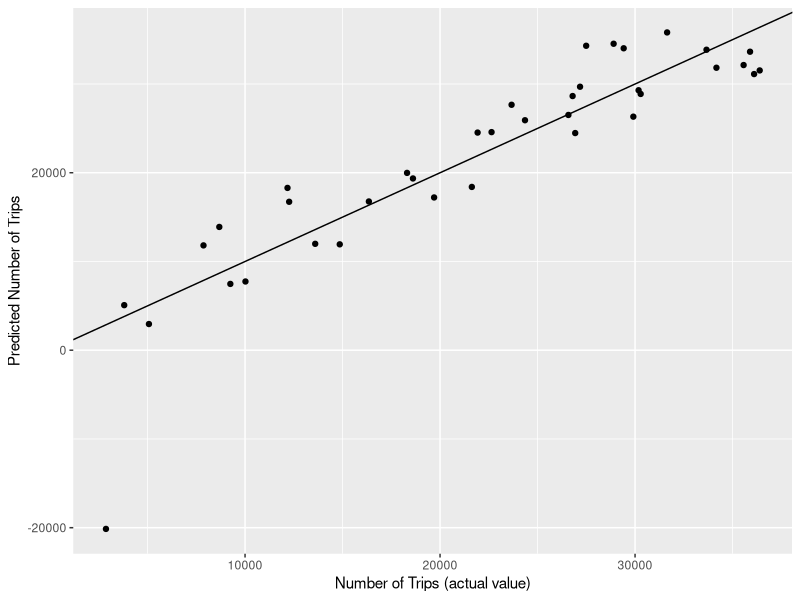

This chart was generated by the following R code:
## ---- chunk 1
library(tidyverse)
library(modelr)
library(lubridate)
## ---- chunk 2
trips_per_day <-
    read_tsv("trips_per_day.tsv")
## ---- chunk 3
set.seed(42)

num_days <- nrow(trips_per_day)
frac_train <- 0.9
num_train <- floor(num_days * frac_train)

# randomly sample rows for the training set 
ndx <- sample(1:num_days, num_train, replace=F)

# used to fit the model
trips_per_day_train <- trips_per_day[ndx, ]

# used to evaluate the fit
trips_per_day_validate <- trips_per_day[-ndx, ]
## ---- chunk 4
# TODO: fit a linear model using poly(tmin, degree) on training data
# TODO: try different polynomial degrees and evaluate RMSE on validation data
K <- 1:8
train_err_1 <- c()
validate_err_1 <- c()
model1 <- lm(num_trips ~ poly(tmin, degree = 1), data=trips_per_day_train)

for (k in K) {
  
    # fit on the training data
    model <- lm(num_trips ~ poly(tmin, k, raw = T), data=trips_per_day_train)
    
    # evaluate on the training data
    train_err_1[k] <- sqrt(mean((predict(model, trips_per_day_train) - trips_per_day_train$num_trips)^2))

    # evaluate on the validate data
    validate_err_1[k] <- sqrt(mean((predict(model, trips_per_day_validate) - trips_per_day_validate$num_trips)^2))
}
## ---- chunk 5
# Taking the effects of snow into account
model2 <- lm(num_trips ~ poly(tmin, degree = 1) + snow, data=trips_per_day_train)
validate_err_2 <- sqrt(mean((predict(model2, trips_per_day_validate) - trips_per_day_validate$num_trips)^2))

# Taking the effects of snow and precipitation into account
model3 <- lm(num_trips ~ poly(tmin, degree = 1) + snow + prcp, data=trips_per_day_train)
validate_err_3 <- sqrt(mean((predict(model3, trips_per_day_validate) - trips_per_day_validate$num_trips)^2))

# Taking the effects of snow, snow depth, and precipitation into account
model4 <- lm(num_trips ~ poly(tmin, degree = 1) + snow + snwd + prcp, data=trips_per_day_train)
validate_err_4 <- sqrt(mean((predict(model4, trips_per_day_validate) - trips_per_day_validate$num_trips)^2))

# Taking the effects of snow depth, precipitation, and whether it's a weekend into account
trips_per_day_train <- 
    trips_per_day_train %>%
    mutate(weekend = (wday(ymd) == 1 | wday(ymd) == 6 | wday(ymd) == 7))

trips_per_day_validate <- 
    trips_per_day_validate %>%
    mutate(weekend = (wday(ymd) == 5 | wday(ymd) == 6 | wday(ymd) == 7))

model5 <- lm(num_trips ~ poly(tmin, degree = 1) + snow + prcp + weekend, data=trips_per_day_train)
validate_err_5 <- sqrt(mean((predict(model5, trips_per_day_validate) - trips_per_day_validate$num_trips)^2))

# Taking the effects of snow depth, precipitation, temp min and max, and whether it's a weekend into account
model6 <- lm(num_trips ~ poly(tmin, degree = 1) + snow + prcp + weekend + tmax, data=trips_per_day_train)
validate_err_6 <- sqrt(mean((predict(model6, trips_per_day_validate) - trips_per_day_validate$num_trips)^2))

model7 <- lm(num_trips ~ poly(tmin, degree = 1) + (snow * prcp) + weekend + tmax, data=trips_per_day_train)
validate_err_7 <- sqrt(mean((predict(model7, trips_per_day_validate) - trips_per_day_validate$num_trips)^2))

trips_per_day_train <- 
    trips_per_day_train %>%
    mutate(month = mday(ymd))

trips_per_day_validate <- 
    trips_per_day_validate %>%
    mutate(month = mday(ymd))

model8 <- lm(num_trips ~ poly(tmin, degree = 1) + snow + prcp + weekend + tmax + month, data=trips_per_day_train)
validate_err_8 <- sqrt(mean((predict(model8, trips_per_day_validate) - trips_per_day_validate$num_trips)^2))

## ---- chunk 6
K <- 1:8
models <- c("num_trips ~ poly(tmin, degree = ",
    "num_trips ~ snow + poly(tmin, degree = ",
    "num_trips ~ snow + prcp + poly(tmin, degree = ",
    "num_trips ~ snow + snwd + prcp + poly(tmin, degree = ",
    "num_trips ~ snow + prcp + weekend + poly(tmin, degree = ",
    "num_trips ~ snow + prcp + weekend + tmax + poly(tmin, degree = ",
    "num_trips ~ (snow * prcp) + weekend + tmax + poly(tmin, degree = ",
    "num_trips ~ snow + prcp + month + weekend + tmax + poly(tmin, degree = ")

train_err <- matrix(nrow = 8, ncol = 8)
validate_err <- matrix(nrow = 8, ncol = 8)

for (m in 1:8) {
    for (k in K) {
    
        # fit on the training data
        model <- lm(as.formula(paste(models[m], k, ")")), trips_per_day_train)
        
        # evaluate on the training data
        train_err[m, k] <- sqrt(mean((predict(model, trips_per_day_train) - trips_per_day_train$num_trips)^2))

        # evaluate on the validate data
        validate_err[m, k] <- sqrt(mean((predict(model, trips_per_day_validate) - trips_per_day_validate$num_trips)^2))
    }
}
## ---- chunk 7
final_model <- lm(num_trips ~ poly(tmin, degree = 4) + snow + prcp + weekend + tmax + month, data=trips_per_day_train)

results <- ggplot(trips_per_day_validate, aes(x = num_trips, y = predict(final_model, trips_per_day_validate))) +
    geom_point() +
    geom_abline(na.rm =TRUE) +
    xlab("Number of Trips (actual value)") +
    ylab("Predicted Number of Trips")
## ---- chunk 8
ggsave("C:\\Users\\chana\\Documents\\coursework\\week3\\predict_citibike_results.png", results)
## ---- chunk 9
# TODO: load your saved model and predict on trips_test
# TODO: compute RMSE on test set
# TODO: how do you think this model will perform on future data?
